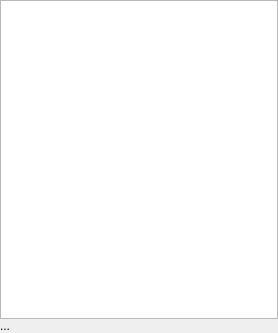
<?xml version="1.0" encoding="UTF-8"?>
<ui version="4.0">
 <class>FileSystemBrowser</class>
 <widget class="QWidget" name="FileSystemBrowser">
  <property name="geometry">
   <rect>
    <x>0</x>
    <y>0</y>
    <width>278</width>
    <height>333</height>
   </rect>
  </property>
  <property name="windowTitle">
   <string>Form</string>
  </property>
  <layout class="QGridLayout" name="gridLayout">
   <property name="margin">
    <number>0</number>
   </property>
   <property name="spacing">
    <number>0</number>
   </property>
   <item row="2" column="0" colspan="2">
    <widget class="QLabel" name="directoryLabel">
     <property name="sizePolicy">
      <sizepolicy hsizetype="Minimum" vsizetype="Preferred">
       <horstretch>0</horstretch>
       <verstretch>0</verstretch>
      </sizepolicy>
     </property>
     <property name="text">
      <string notr="true">...</string>
     </property>
     <property name="margin">
      <number>5</number>
     </property>
    </widget>
   </item>
   <item row="1" column="0" colspan="2">
    <widget class="QListView" name="listView"/>
   </item>
  </layout>
 </widget>
 <resources/>
 <connections/>
</ui>
